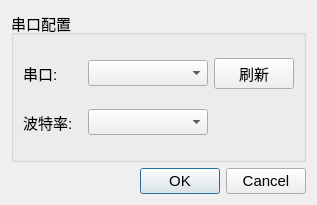
<?xml version="1.0" encoding="UTF-8"?>
<ui version="4.0">
 <class>SerialPortDialog</class>
 <widget class="QDialog" name="SerialPortDialog">
  <property name="geometry">
   <rect>
    <x>0</x>
    <y>0</y>
    <width>317</width>
    <height>205</height>
   </rect>
  </property>
  <property name="minimumSize">
   <size>
    <width>100</width>
    <height>10</height>
   </size>
  </property>
  <property name="windowTitle">
   <string>串口选择</string>
  </property>
  <layout class="QVBoxLayout" name="verticalLayout">
   <item>
    <widget class="QGroupBox" name="groupBox">
     <property name="font">
      <font>
       <pointsize>11</pointsize>
      </font>
     </property>
     <property name="title">
      <string>串口配置</string>
     </property>
     <layout class="QGridLayout" name="gridLayout">
      <item row="0" column="0">
       <widget class="QLabel" name="label">
        <property name="font">
         <font>
          <pointsize>11</pointsize>
         </font>
        </property>
        <property name="text">
         <string>串口:</string>
        </property>
       </widget>
      </item>
      <item row="1" column="0">
       <widget class="QLabel" name="label_2">
        <property name="font">
         <font>
          <pointsize>11</pointsize>
         </font>
        </property>
        <property name="text">
         <string>波特率:</string>
        </property>
       </widget>
      </item>
      <item row="0" column="2">
       <widget class="QPushButton" name="refreshButton">
        <property name="minimumSize">
         <size>
          <width>0</width>
          <height>25</height>
         </size>
        </property>
        <property name="font">
         <font>
          <pointsize>11</pointsize>
         </font>
        </property>
        <property name="text">
         <string>刷新</string>
        </property>
        <property name="icon">
         <iconset>
          <normaloff>:/icons/refresh.png</normaloff>:/icons/refresh.png</iconset>
        </property>
       </widget>
      </item>
      <item row="1" column="1">
       <widget class="QComboBox" name="baudComboBox">
        <property name="minimumSize">
         <size>
          <width>120</width>
          <height>25</height>
         </size>
        </property>
        <property name="font">
         <font>
          <pointsize>11</pointsize>
         </font>
        </property>
       </widget>
      </item>
      <item row="0" column="1">
       <widget class="QComboBox" name="portComboBox">
        <property name="minimumSize">
         <size>
          <width>120</width>
          <height>25</height>
         </size>
        </property>
        <property name="font">
         <font>
          <pointsize>11</pointsize>
         </font>
        </property>
       </widget>
      </item>
     </layout>
    </widget>
   </item>
   <item>
    <widget class="QDialogButtonBox" name="buttonBox">
     <property name="font">
      <font>
       <pointsize>11</pointsize>
      </font>
     </property>
     <property name="orientation">
      <enum>Qt::Horizontal</enum>
     </property>
     <property name="standardButtons">
      <set>QDialogButtonBox::Cancel|QDialogButtonBox::Ok</set>
     </property>
    </widget>
   </item>
  </layout>
 </widget>
 <resources/>
 <connections/>
</ui>
